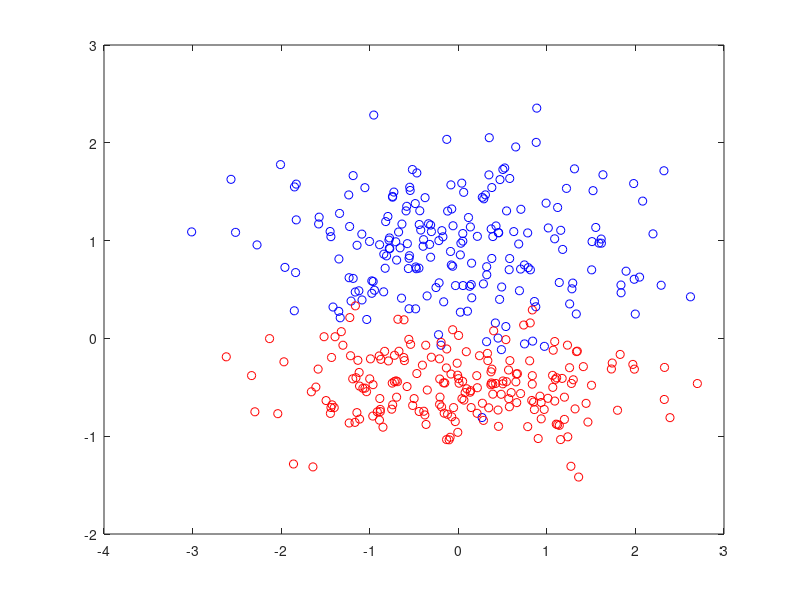

The MATLAB script that drew this image: (Note: this script raises an error after producing the figure.)
clear all; close all; clc;
f11 = randn(200,1);      %feature#1 class#1
f21 = 0.5*randn(200,1)+1;%feature#2 class#1
f12 = randn(200,1);      %feature#1 class#2
f22 = 0.3*randn(200,1)-0.5;%feature#2 class#2
plot(f11,f21, 'bo'); hold on;
plot(f12,f22, 'ro');
f1 = [f11;f12]; %feature#1
f2 = [f21;f22]; %feature#2
class = [ones(200,1);-ones(200,1)];
data = [f1,f2,class];
mdl = fitcknn(data(:,1:2),data(:,3),'Distance','cityblock','NumNeighbors',5);
test = [0,1;1,-1];
label = predict(mdl,test);
for i=1:length(label)
    switch label(i)
        case 1
            plot(test(i,1),test(i,2),'k^','MarkerSize',10,'LineWidth',3)%black triangle represents class 1
        case -1
            plot(test(i,1),test(i,2),'ks','MarkerSize',10,'LineWidth',3)%black square represents class -1
    end
end
legend('Training Class 1','Training Class -1',['Predicted Class ',num2str(label(1))],['Predicted Class ',num2str(label(2))],'Location','NW')
title('KNN Classification')
hold off;


% %another example
% %Generate some data
% N1 = 100; N2 = 30; % Class sizes
% x = [randn(N1,2);randn(N2,2)+3];
% t = [zeros(N1,1);ones(N2,1)];
% N = size(x,1);
% %plot the data
% ma = {'ko','ks'};
% fc = {[0 0 0],[1 1 1]};
% tv = unique(t);
% figure(1); hold off
% for i = 1:length(tv)
%     pos = find(t==tv(i));
%     plot(x(pos,1),x(pos,2),ma{i},'markerfacecolor',fc{i});
%     hold on
% end
% %Generate the decision boundaries for various values of K
% [Xv, Yv] = meshgrid(min(x(:,1)):0.1:max(x(:,1)),min(x(:,2)):0.1:max(x(:,2)));
% % Loop over test points
% 
% Kvals = [1 2 3 5 10 15 20 30 59];
% for kv = 1:length(Kvals)
%     classes = zeros(size(Xv));
%     K = Kvals(kv);
%     for i = 1:length(Xv(:))
%         this = [Xv(i) Yv(i)];
%         dists = sum((x - repmat(this,N,1)).^2,2);
%         [d, I] = sort(dists,'ascend');
%         [a,b] = hist(t(I(1:K)));
%         pos = find(a==max(a));
%         if length(pos)>1
%             order = randperm(length(pos));
%             pos = pos(order(1));
%         end
%         classes(i) = b(pos);
%     end
%     figure(1); hold off
%     for i = 1:length(tv)
%         pos = find(t==tv(i));
%         plot(x(pos,1),x(pos,2),ma{i},'markerfacecolor',fc{i});
%         hold on
%     end
%     contour(Xv,Yv,classes,[0.5 0.5],'k')
%     ti = sprintf('K = %g',K);
%     title(ti);
% end